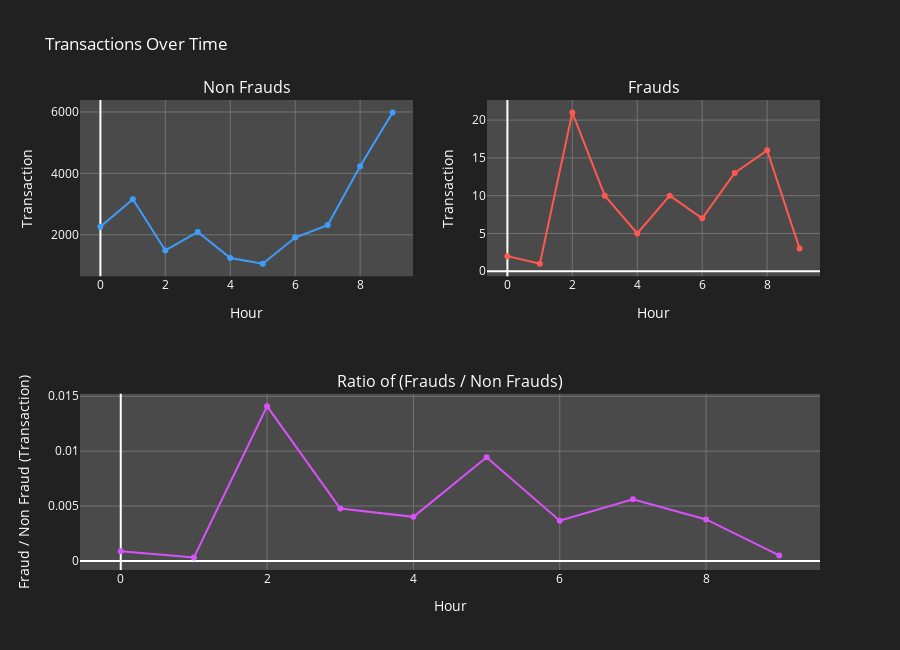

Source (notebook cell):
### Markdown cell above
**Now let's see the frequency of valid and fraud transactions over time.**

### Code cell
# Transaction count with non frauds over time(Hours)
count_0 = df_eda[df_eda['Class']==0].groupby('Hours').count()["Class"]

# Transaction count with frauds over time(Hours)
count_1 = df_eda[df_eda['Class']==1].groupby('Hours').count()["Class"]

# Concatenate
counts_df = pd.concat([count_0, count_1], axis=1, keys=["Class 0", "Class 1"]).fillna(0)
counts_df["ratio"] = (counts_df["Class 1"]/counts_df["Class 0"]).fillna(0)

# Removing inf values generated due to (0/0)
df_counts = counts_df[counts_df['ratio'] != np.inf].reset_index()

# Subplots
fig = make_subplots(
    rows=2, cols=2,
    specs=[[{}, {}],
           [{"colspan": 2}, None]],
    subplot_titles=("Non Frauds","Frauds", "Ratio of (Frauds / Non Frauds)"))


fig.add_trace(go.Scatter(x=df_counts["Hours"], y=df_counts["Class 0"], name="Transactions", marker = {'color' : colors[1]}),
                 row=1, col=1)

fig.add_trace(go.Scatter(x=df_counts["Hours"], y=df_counts["Class 1"], name="Transactions", marker = {'color' : colors[0]}),
                 row=1, col=2)
fig.add_trace(go.Scatter(x=df_counts["Hours"], y=df_counts["ratio"], name="Transactions", marker = {'color' : colors[2]}),
                 row=2, col=1)

# Layout and axes configs
fig.update_layout(showlegend=False, title_text="Transactions Over Time", height=650, plot_bgcolor=colors[3], paper_bgcolor=colors[4], font_color=colors[5])
fig.update_xaxes(gridcolor=colors[6], color = colors[5])
fig.update_yaxes(gridcolor=colors[6], color = colors[5])

# Axes labels
fig['layout']['xaxis']['title']='Hour'
fig['layout']['yaxis']['title']='Transaction'
fig['layout']['xaxis2']['title']='Hour'
fig['layout']['yaxis2']['title']='Transaction'
fig['layout']['xaxis3']['title']='Hour'
fig['layout']['yaxis3']['title']='Fraud / Non Fraud (Transaction)'

fig.show()

### Figure 1 — Plotly figure (JSON) as saved in the notebook; plotly's stock layout.template omitted (floating-point values rounded to 4 significant figures)
{"data": [{"marker": {"color": "#3d9dfc"}, "name": "Transactions", "x": [0, 1, 2, 3, 4, 5, 6, 7, 8, 9], "y": [2259, 3160, 1491, 2093, 1246, 1059, 1910, 2315, 4235, 5981], "type": "scatter", "xaxis": "x", "yaxis": "y"}, {"marker": {"color": "#FF5851"}, "name": "Transactions", "x": [0, 1, 2, 3, 4, 5, 6, 7, 8, 9], "y": [2, 1, 21, 10, 5, 10, 7, 13, 16, 3], "type": "scatter", "xaxis": "x2", "yaxis": "y2"}, {"marker": {"color": "#d852fa"}, "name": "Transactions", "x": [0, 1, 2, 3, 4, 5, 6, 7, 8, 9], "y": [0.0008853, 0.0003165, 0.01408, 0.004778, 0.004013, 0.009443, 0.003665, 0.005616, 0.003778, 0.0005016], "type": "scatter", "xaxis": "x3", "yaxis": "y3"}], "layout": {"xaxis": {"anchor": "y", "domain": [0, 0.45], "gridcolor": "#727372", "color": "#ffffff", "title": {"text": "Hour"}}, "yaxis": {"anchor": "x", "domain": [0.625, 1], "gridcolor": "#727372", "color": "#ffffff", "title": {"text": "Transaction"}}, "xaxis2": {"anchor": "y2", "domain": [0.55, 1], "gridcolor": "#727372", "color": "#ffffff", "title": {"text": "Hour"}}, "yaxis2": {"anchor": "x2", "domain": [0.625, 1], "gridcolor": "#727372", "color": "#ffffff", "title": {"text": "Transaction"}}, "xaxis3": {"anchor": "y3", "domain": [0, 1], "gridcolor": "#727372", "color": "#ffffff", "title": {"text": "Hour"}}, "yaxis3": {"anchor": "x3", "domain": [0, 0.375], "gridcolor": "#727372", "color": "#ffffff", "title": {"text": "Fraud / Non Fraud (Transaction)"}}, "annotations": [{"font": {"size": 16}, "showarrow": false, "text": "Non Frauds", "x": 0.225, "xanchor": "center", "xref": "paper", "y": 1, "yanchor": "bottom", "yref": "paper"}, {"font": {"size": 16}, "showarrow": false, "text": "Frauds", "x": 0.775, "xanchor": "center", "xref": "paper", "y": 1, "yanchor": "bottom", "yref": "paper"}, {"font": {"size": 16}, "showarrow": false, "text": "Ratio of (Frauds / Non Frauds)", "x": 0.5, "xanchor": "center", "xref": "paper", "y": 0.375, "yanchor": "bottom", "yref": "paper"}], "title": {"text": "Transactions Over Time"}, "font": {"color": "#ffffff"}, "showlegend": false, "height": 650, "plot_bgcolor": "#494a49", "paper_bgcolor": "#212121"}}
